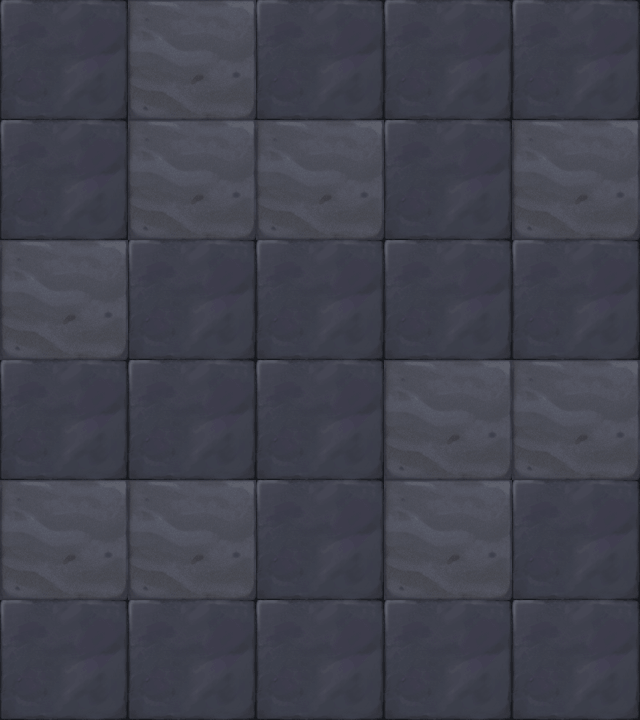

This game map was drawn from its Tiled (.tmx) file and the tilesets committed beside it. A one-line description and the trimmed map source follow:
An orthogonal 5x6 tile map with 128x120 px tiles, 1 tile layer (块层 1).

<map version="1.0" orientation="orthogonal" width="5" height="6" tilewidth="128" tileheight="120">
 <tileset firstgid="1" name="map051" tilewidth="128" tileheight="120">
  <image source="map051.png" width="256" height="120" />
 </tileset>
 <layer name="块层 1" width="5" height="6">
  <data>[30 cells, 30 non-empty, 2 distinct tile ids]</data>
 </layer>
</map>
